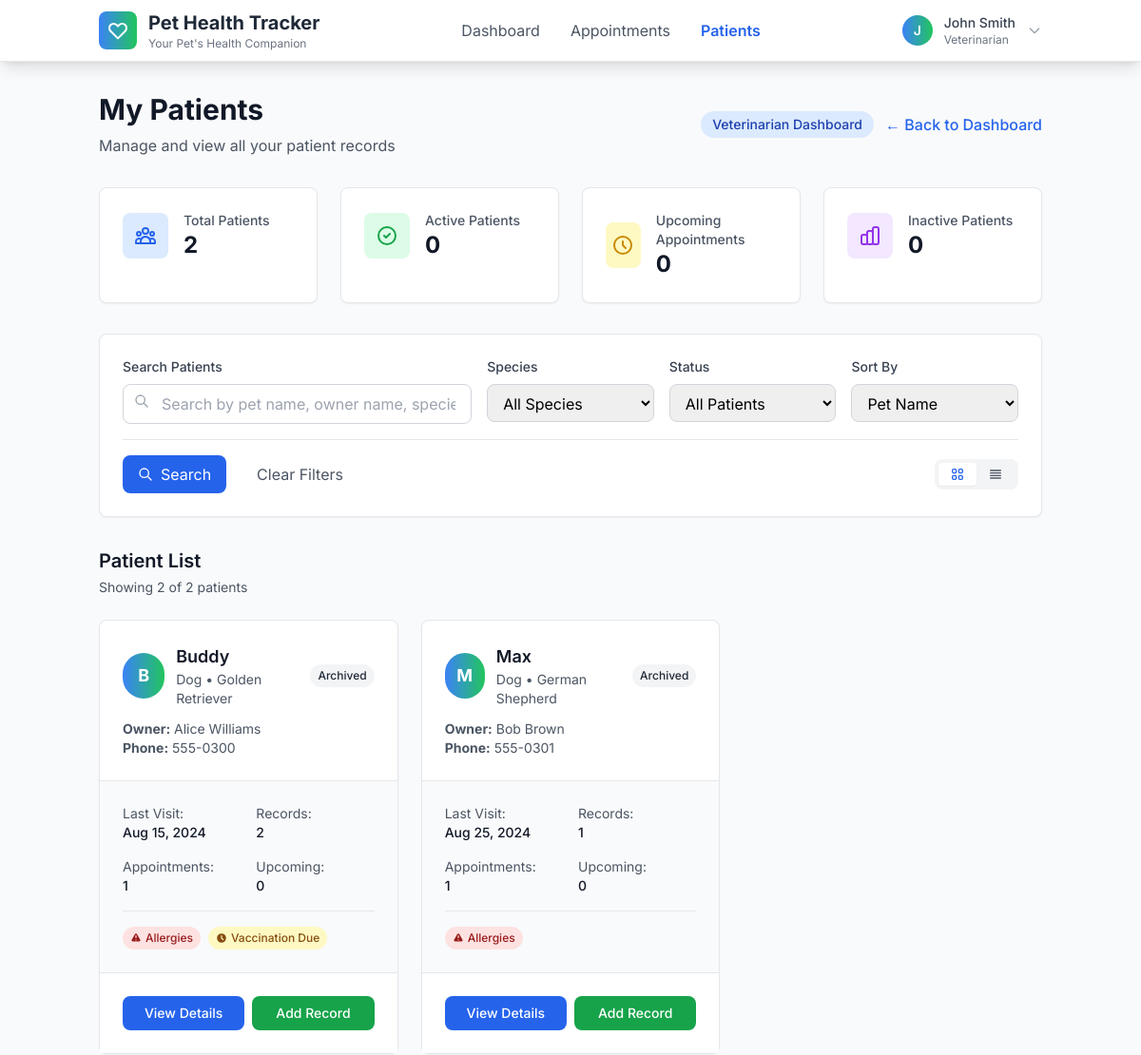
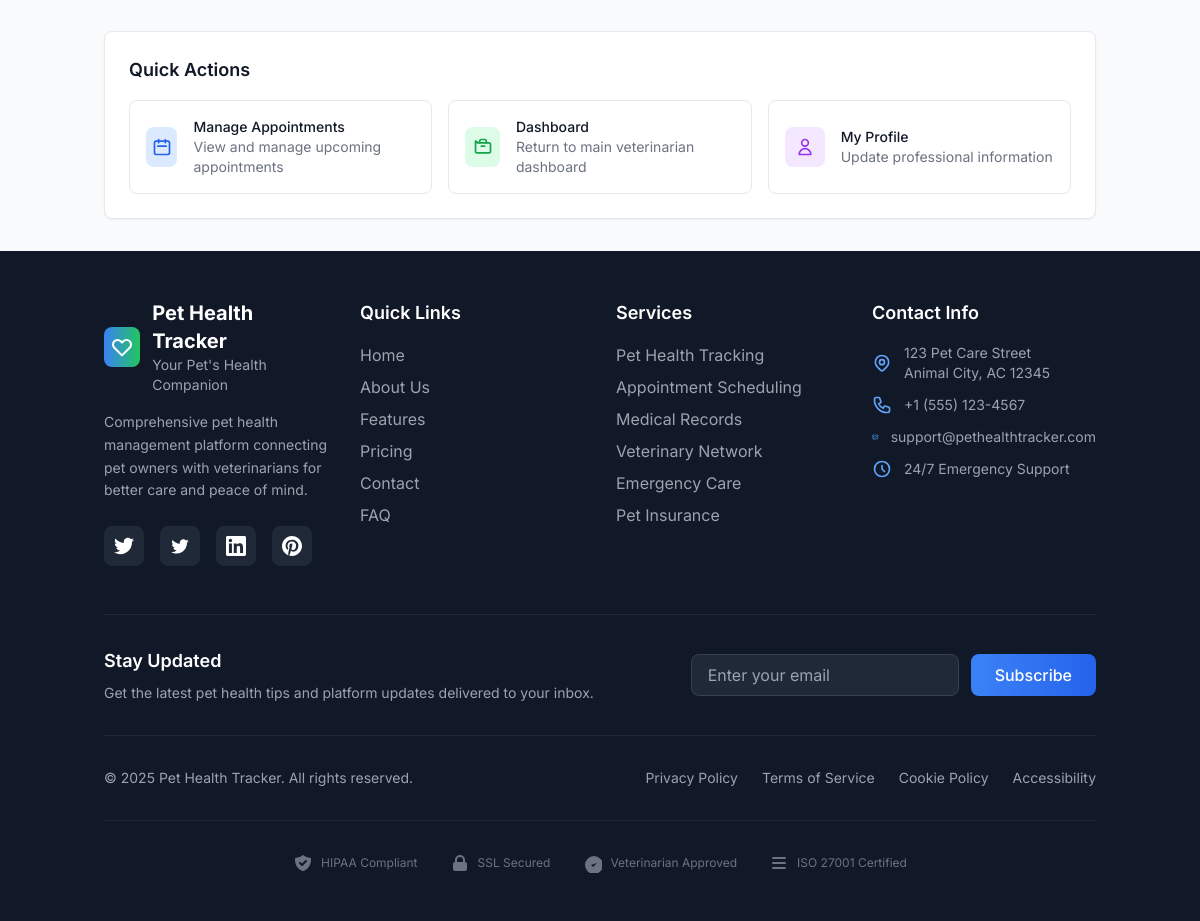
Screenshot of /patients.php (signed in) with the database file from the repository (2 pictures, top to bottom).
### tables this page shows
CREATE TABLE `pets` (
  `id` INT UNSIGNED NOT NULL AUTO_INCREMENT,
  `owner_id` INT UNSIGNED NOT NULL,
  `name` VARCHAR(100) NOT NULL,
  `species` VARCHAR(50) NOT NULL,
  `breed` VARCHAR(100),
  `gender` ENUM('male','female','unknown') DEFAULT 'unknown',
  `dob` DATE,
  `weight` DECIMAL(5,2),
  `color` VARCHAR(100),
  `microchip_id` VARCHAR(50),
  `is_spayed_neutered` TINYINT(1) DEFAULT 0,
  `allergies` TEXT,
  `medications` TEXT,
  `special_needs` TEXT,
  `notes` TEXT,
  `emergency_contact` VARCHAR(255),
  `emergency_phone` VARCHAR(20),
  `photo_url` VARCHAR(500),
  `is_active` TINYINT(1) DEFAULT 1,
  `created_at` TIMESTAMP NOT NULL DEFAULT CURRENT_TIMESTAMP,
  `updated_at` TIMESTAMP NOT NULL DEFAULT CURRENT_TIMESTAMP ON UPDATE CURRENT_TIMESTAMP,
  PRIMARY KEY (`id`),
  UNIQUE KEY `uq_pets_microchip` (`microchip_id`),
  KEY `idx_pets_owner` (`owner_id`),
  KEY `idx_pets_species` (`species`),
  CONSTRAINT `fk_pets_owner` FOREIGN KEY (`owner_id`) REFERENCES `users` (`id`) ON DELETE CASCADE
);

CREATE TABLE `users` (
  `id` INT UNSIGNED NOT NULL AUTO_INCREMENT,
  `email` VARCHAR(255) NOT NULL,
  `password` VARCHAR(255) NOT NULL,
  `role` ENUM('pet_owner','veterinarian','admin') NOT NULL DEFAULT 'pet_owner',
  `name` VARCHAR(255),
  `first_name` VARCHAR(100) NOT NULL,
  `last_name` VARCHAR(100) NOT NULL,
  `phone` VARCHAR(20),
  `address` TEXT,
  `city` VARCHAR(100),
  `state` VARCHAR(50),
  `zip_code` VARCHAR(10),
  `bio` TEXT,
  `emergency_contact` VARCHAR(255),
  `emergency_phone` VARCHAR(20),
  `is_active` TINYINT(1) NOT NULL DEFAULT 1,
  `email_verified` TINYINT(1) NOT NULL DEFAULT 0,
  `last_login` TIMESTAMP NULL DEFAULT NULL,
  `notification_preferences` JSON NULL,
  `privacy_settings` JSON NULL,
  `deletion_requested` TINYINT(1) NOT NULL DEFAULT 0,
  `deletion_reason` TEXT,
  `deletion_requested_at` TIMESTAMP NULL DEFAULT NULL,
  `created_at` TIMESTAMP NOT NULL DEFAULT CURRENT_TIMESTAMP,
  `updated_at` TIMESTAMP NOT NULL DEFAULT CURRENT_TIMESTAMP ON UPDATE CURRENT_TIMESTAMP,
  PRIMARY KEY (`id`),
  UNIQUE KEY `uq_users_email` (`email`),
  KEY `idx_users_role` (`role`)
);

### patients.php (the view, shortened to what the rows shown need)
<?php
require 'db.php';
$user_id = $_SESSION['user_id'];
$search = $_GET['search'] ?? '';
$species_filter = $_GET['species'] ?? '';
$status_filter = $_GET['status'] ?? '';
$sort_by = $_GET['sort'] ?? 'name';
$view_mode = $_GET['view'] ?? 'grid';
$base_query = "
    SELECT DISTINCT p.id, p.name, p.species, p.breed, p.dob, p.weight, p.color, p.photo_url,
           p.allergies, p.medications, p.special_needs, p.microchip_id,
           u.first_name as owner_first_name, u.last_name as owner_last_name,
           u.email as owner_email, u.phone as owner_phone, u.address as owner_address,
           MAX(a.appointment_date) as last_appointment,
           MAX(hr.record_date) as last_health_record,
           COUNT(DISTINCT a.id) as total_appointments,
           COUNT(DISTINCT hr.id) as total_health_records,
           COUNT(DISTINCT CASE WHEN a.appointment_date >= CURDATE() AND a.status IN ('confirmed', 'pending') THEN a.id END) as upcoming_appointments,
           COUNT(DISTINCT CASE WHEN v.next_due_date >= CURDATE() THEN v.id END) as due_vaccinations,
           CASE
               WHEN MAX(a.appointment_date) > DATE_SUB(NOW(), INTERVAL 6 MONTH)
                 OR MAX(hr.record_date) > DATE_SUB(NOW(), INTERVAL 6 MONTH)
               THEN 'active'
               WHEN MAX(a.appointment_date) > DATE_SUB(NOW(), INTERVAL 12 MONTH)
                 OR MAX(hr.record_date) > DATE_SUB(NOW(), INTERVAL 12 MONTH)
               THEN 'inactive'
               ELSE 'archived'
           END as patient_status
    FROM pets p
    JOIN users u ON p.owner_id = u.id
    LEFT JOIN appointments a ON p.id = a.pet_id AND a.veterinarian_id = ?
    LEFT JOIN health_records hr ON p.id = hr.pet_id AND hr.veterinarian_id = ?
    LEFT JOIN vaccinations v ON p.id = v.pet_id AND v.veterinarian_id = ?
    WHERE (a.id IS NOT NULL OR hr.id IS NOT NULL OR v.id IS NOT NULL)
";
$params = [$user_id, $user_id, $user_id];
$param_types = "iii";
$base_query .= " GROUP BY p.id";
switch ($sort_by) {
    case 'name':
        $base_query .= " ORDER BY p.name ASC";
        break;
}
$stmt = $conn->prepare($base_query);
$stmt->bind_param($param_types, ...$params);
$stmt->execute();
$patients = $stmt->get_result()->fetch_all(MYSQLI_ASSOC);
?>
<!DOCTYPE html>
<html lang="en">
<head>
    <script src="https://cdn.tailwindcss.com"></script>
</head>
<body class="bg-gray-50 font-sans">
    <?php include 'includes/header.php'; ?>
    <div class="container mx-auto px-4 py-8">
        <div class="mb-8">
            <div class="flex items-center justify-between">
                <div>
                    <h1 class="text-3xl font-bold text-gray-900 mb-2">My Patients</h1>
                </div>
            </div>
        </div>
        <div class="flex items-center justify-between mb-6">
            <div>
                <h2 class="text-xl font-semibold text-gray-900">
                    Patient List
                </h2>
            </div>
        </div>
        <?php if (empty($patients)): ?>
            <div class="bg-white rounded-lg shadow-sm border border-gray-200 p-12 text-center">
                <svg class="mx-auto h-12 w-12 text-gray-400 mb-4" fill="none" stroke="currentColor" viewBox="0 0 24 24">
                    <path stroke-linecap="round" stroke-linejoin="round" stroke-width="2" d="M17 20h5v-2a3 3 0 00-5.356-1.857M17 20H7m10 0v-2c0-.656-.126-1.283-.356-1.857M7 20H2v-2a3 3 0 015.356-1.857M7 20v-2c0-.656.126-1.283.356-1.857m0 0a5.002 5.002 0 019.288 0M15 7a3 3 0 11-6 0 3 3 0 016 0zm6 3a2 2 0 11-4 0 2 2 0 014 0zM7 10a2 2 0 11-4 0 2 2 0 014 0z"></path>
                </svg>
                <h3 class="text-lg font-medium text-gray-900 mb-2">No patients found</h3>
                <p class="text-gray-500 mb-4">
                    <?php if (!empty($search) || !empty($species_filter) || !empty($status_filter)): ?>
                        Try adjusting your search criteria or clearing the filters.
                    <?php else: ?>
                        Patients will appear here after you see them for appointments or add health records.
                    <?php endif; ?>
                </p>
                <?php if (!empty($search) || !empty($species_filter) || !empty($status_filter)): ?>
                    <a href="patients.php" class="text-blue-600 hover:text-blue-700 font-medium">Clear all filters</a>
                <?php endif; ?>
            </div>
        <?php else: ?>
            <?php if ($view_mode === 'grid'): ?>
                <div class="grid md:grid-cols-2 lg:grid-cols-3 gap-6">
                    <?php foreach ($patients as $patient): ?>
                        <div class="bg-white rounded-lg shadow-sm border border-gray-200 hover:shadow-md transition-shadow duration-200">
                            <div class="p-6 border-b border-gray-200">
                                <div class="flex items-center justify-between mb-3">
                                    <div class="flex items-center space-x-3">
                                        <div class="w-12 h-12 bg-gradient-to-r from-blue-500 to-green-500 rounded-full flex items-center justify-center">
                                            <span class="text-white font-bold text-lg"><?php echo strtoupper(substr($patient['name'], 0, 1)); ?></span>
                                        </div>
                                        <div>
                                            <h3 class="text-lg font-semibold text-gray-900"><?php echo htmlspecialchars($patient['name']); ?></h3>
                                            <p class="text-sm text-gray-600"><?php echo htmlspecialchars($patient['species']); ?> • <?php echo htmlspecialchars($patient['breed'] ?? 'Mixed'); ?></p>
                                        </div>
                                    </div>
                                    <?php
                                    $status_colors = [
                                        'active' => 'bg-green-100 text-green-800',
                                        'inactive' => 'bg-yellow-100 text-yellow-800',
                                        'archived' => 'bg-gray-100 text-gray-800'
                                    ];
                                    ?>
                                    <span class="px-2 py-1 text-xs font-medium rounded-full <?php echo $status_colors[$patient['patient_status']]; ?>">
                                        <?php echo ucfirst($patient['patient_status']); ?>
                                    </span>
                                </div>
                                <div class="text-sm text-gray-600">
                                    <p><strong>Owner:</strong> <?php echo htmlspecialchars($patient['owner_first_name'] . ' ' . $patient['owner_last_name']); ?></p>
                                    <?php if ($patient['owner_phone']): ?>
                                        <p><strong>Phone:</strong> <?php echo htmlspecialchars($patient['owner_phone']); ?></p>
                                    <?php endif; ?>
                                </div>
                            </div>
                            <div class="p-6 bg-gray-50">
                                <div class="grid grid-cols-2 gap-4 text-sm">
                                    <div>
                                        <span class="text-gray-600">Last Visit:</span>
                                        <p class="font-medium text-gray-900">
                                            <?php
                                            $last_visit = max($patient['last_appointment'] ?? '1900-01-01', $patient['last_health_record'] ?? '1900-01-01');
                                            echo $last_visit && $last_visit !== '1900-01-01' ? date('M j, Y', strtotime($last_visit)) : 'Never';
                                            ?>
                                        </p>
                                    </div>
                                    <div>
                                        <span class="text-gray-600">Records:</span>
                                        <p class="font-medium text-gray-900"><?php echo $patient['total_health_records']; ?></p>
                                    </div>
                                    <div>
                                        <span class="text-gray-600">Appointments:</span>
                                        <p class="font-medium text-gray-900"><?php echo $patient['total_appointments']; ?></p>
                                    </div>
                                    <div>
                                        <span class="text-gray-600">Upcoming:</span>
                                        <p class="font-medium text-gray-900"><?php echo $patient['upcoming_appointments']; ?></p>
                                    </div>
                                </div>
                                <?php if ($patient['allergies'] || $patient['special_needs'] || $patient['due_vaccinations'] > 0): ?>
                                    <div class="mt-4 pt-4 border-t border-gray-200">
                                        <div class="flex flex-wrap gap-2">
                                            <?php if ($patient['allergies']): ?>
                                                <span class="inline-flex items-center px-2 py-1 rounded-full text-xs font-medium bg-red-100 text-red-800">
                                                    Allergies
                                                </span>
                                            <?php endif; ?>
                                            <?php if ($patient['due_vaccinations'] > 0): ?>
                                                <span class="inline-flex items-center px-2 py-1 rounded-full text-xs font-medium bg-yellow-100 text-yellow-800">
                                                    <svg class="w-3 h-3 mr-1" fill="currentColor" viewBox="0 0 20 20">
                                                        <path fill-rule="evenodd" d="M10 18a8 8 0 100-16 8 8 0 000 16zm1-12a1 1 0 10-2 0v4a1 1 0 00.293.707l2.828 2.829a1 1 0 101.415-1.415L11 9.586V6z" clip-rule="evenodd"></path>
                                                    </svg>
                                                    Vaccination Due
                                                </span>
                                            <?php endif; ?>
                                        </div>
                                    </div>
                                <?php endif; ?>
                            </div>
                            <div class="p-6 bg-white border-t border-gray-200">
                                <div class="flex space-x-2">
                                    <a href="vet_pet_details.php?pet_id=<?php echo $patient['id']; ?>"
                                       class="flex-1 bg-blue-600 text-white text-center px-3 py-2 rounded-lg hover:bg-blue-700 transition-colors duration-200 text-sm font-medium">
                                        View Details
                                    </a>
                                    <a href="vet_pet_details.php?pet_id=<?php echo $patient['id']; ?>&add_record=1"
                                       class="flex-1 bg-green-600 text-white text-center px-3 py-2 rounded-lg hover:bg-green-700 transition-colors duration-200 text-sm font-medium">
                                        Add Record
                                    </a>
                                </div>
                            </div>
                        </div>
                    <?php endforeach; ?>
                </div>
            <?php endif; ?>
        <?php endif; ?>
    </div>
</body>
</html>

### rows the page displays
pets: name "B", name "Buddy", species "Dog", breed "Golden Retriever", patient_status "Archived", owner.last_name "Alice Williams", owner.phone "555-0300", last_visit "Aug 15, 2024", total_health_records "2", total_appointments "1", upcoming_appointments "0", allergies "None known" (drawn)
pets: name "M", name "Max", species "Dog", breed "German Shepherd", patient_status "Archived", owner.last_name "Bob Brown", owner.phone "555-0301", last_visit "Aug 25, 2024", total_health_records "1", total_appointments "1", upcoming_appointments "0", allergies "Chicken" (drawn)

### other values shown
substr($user_name, 0, 1) "J"
$user_name "John Smith"
str_replace('_', ' ', $user_role) "Veterinarian"
$total_patients "2"
$active_patients "0"
$upcoming_appointments "0"
$inactive_patients "0"
count($patients) "2"
